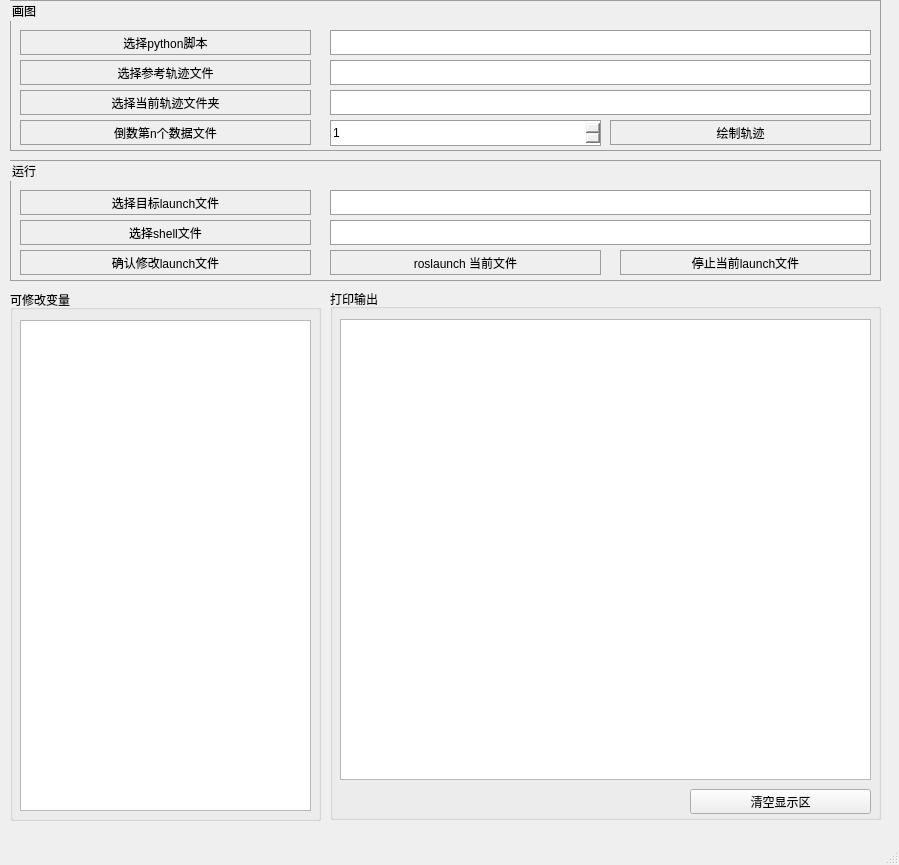
<?xml version="1.0" encoding="UTF-8"?>
<ui version="4.0">
 <class>MainWindow</class>
 <widget class="QMainWindow" name="MainWindow">
  <property name="geometry">
   <rect>
    <x>0</x>
    <y>0</y>
    <width>899</width>
    <height>865</height>
   </rect>
  </property>
  <property name="windowTitle">
   <string>JiLin University   CTIS   Tian's Group</string>
  </property>
  <widget class="QWidget" name="centralwidget">
   <property name="styleSheet">
    <string notr="true"/>
   </property>
   <widget class="QGroupBox" name="groupBox">
    <property name="geometry">
     <rect>
      <x>10</x>
      <y>0</y>
      <width>871</width>
      <height>151</height>
     </rect>
    </property>
    <property name="styleSheet">
     <string notr="true">border-color: rgb(156, 156, 156);
border-width:1px;
border-style: solid;
margin-top: 0.5ex;</string>
    </property>
    <property name="title">
     <string>画图</string>
    </property>
    <widget class="QPushButton" name="PythonFilePathBtn">
     <property name="geometry">
      <rect>
       <x>10</x>
       <y>30</y>
       <width>291</width>
       <height>25</height>
      </rect>
     </property>
     <property name="text">
      <string>选择python脚本</string>
     </property>
    </widget>
    <widget class="QLineEdit" name="PythonFilePathLine">
     <property name="geometry">
      <rect>
       <x>320</x>
       <y>30</y>
       <width>541</width>
       <height>25</height>
      </rect>
     </property>
     <property name="text">
      <string/>
     </property>
    </widget>
    <widget class="QPushButton" name="ReferencePathBtn">
     <property name="geometry">
      <rect>
       <x>10</x>
       <y>60</y>
       <width>291</width>
       <height>25</height>
      </rect>
     </property>
     <property name="text">
      <string>选择参考轨迹文件</string>
     </property>
    </widget>
    <widget class="QLineEdit" name="ReferencePathLine">
     <property name="geometry">
      <rect>
       <x>320</x>
       <y>60</y>
       <width>541</width>
       <height>25</height>
      </rect>
     </property>
     <property name="text">
      <string/>
     </property>
    </widget>
    <widget class="QPushButton" name="CurrentPahtDicBtn">
     <property name="geometry">
      <rect>
       <x>10</x>
       <y>90</y>
       <width>291</width>
       <height>25</height>
      </rect>
     </property>
     <property name="text">
      <string>选择当前轨迹文件夹</string>
     </property>
    </widget>
    <widget class="QLineEdit" name="CurrentPathDicLine">
     <property name="geometry">
      <rect>
       <x>320</x>
       <y>90</y>
       <width>541</width>
       <height>25</height>
      </rect>
     </property>
     <property name="text">
      <string/>
     </property>
    </widget>
    <widget class="QPushButton" name="SelectButton_4">
     <property name="geometry">
      <rect>
       <x>10</x>
       <y>120</y>
       <width>291</width>
       <height>25</height>
      </rect>
     </property>
     <property name="text">
      <string>倒数第n个数据文件</string>
     </property>
    </widget>
    <widget class="QPushButton" name="PlotPathBtn">
     <property name="geometry">
      <rect>
       <x>600</x>
       <y>120</y>
       <width>261</width>
       <height>25</height>
      </rect>
     </property>
     <property name="text">
      <string>绘制轨迹</string>
     </property>
    </widget>
    <widget class="QSpinBox" name="PathCountBox">
     <property name="geometry">
      <rect>
       <x>320</x>
       <y>120</y>
       <width>271</width>
       <height>26</height>
      </rect>
     </property>
     <property name="minimum">
      <number>1</number>
     </property>
     <property name="maximum">
      <number>1000</number>
     </property>
     <property name="value">
      <number>1</number>
     </property>
    </widget>
   </widget>
   <widget class="QGroupBox" name="groupBox_2">
    <property name="geometry">
     <rect>
      <x>10</x>
      <y>160</y>
      <width>871</width>
      <height>121</height>
     </rect>
    </property>
    <property name="styleSheet">
     <string notr="true">border-color: rgb(156, 156, 156);
border-width:1px;
border-style: solid;
margin-top: 0.5ex;</string>
    </property>
    <property name="title">
     <string>运行</string>
    </property>
    <widget class="QPushButton" name="LaunchSelectButton">
     <property name="geometry">
      <rect>
       <x>10</x>
       <y>30</y>
       <width>291</width>
       <height>25</height>
      </rect>
     </property>
     <property name="text">
      <string>选择目标launch文件</string>
     </property>
    </widget>
    <widget class="QLineEdit" name="LaunchPathLine">
     <property name="geometry">
      <rect>
       <x>320</x>
       <y>30</y>
       <width>541</width>
       <height>25</height>
      </rect>
     </property>
     <property name="text">
      <string/>
     </property>
    </widget>
    <widget class="QPushButton" name="SaveChangeBtn">
     <property name="geometry">
      <rect>
       <x>10</x>
       <y>90</y>
       <width>291</width>
       <height>25</height>
      </rect>
     </property>
     <property name="text">
      <string>确认修改launch文件</string>
     </property>
    </widget>
    <widget class="QPushButton" name="RoslaunchFileBtn">
     <property name="geometry">
      <rect>
       <x>320</x>
       <y>90</y>
       <width>271</width>
       <height>25</height>
      </rect>
     </property>
     <property name="text">
      <string>roslaunch 当前文件</string>
     </property>
    </widget>
    <widget class="QPushButton" name="RoslaunchStopBtn">
     <property name="geometry">
      <rect>
       <x>610</x>
       <y>90</y>
       <width>251</width>
       <height>25</height>
      </rect>
     </property>
     <property name="text">
      <string>停止当前launch文件</string>
     </property>
    </widget>
    <widget class="QLineEdit" name="ShellPathLine">
     <property name="geometry">
      <rect>
       <x>320</x>
       <y>60</y>
       <width>541</width>
       <height>25</height>
      </rect>
     </property>
     <property name="text">
      <string/>
     </property>
    </widget>
    <widget class="QPushButton" name="ShellSelectButton">
     <property name="geometry">
      <rect>
       <x>10</x>
       <y>60</y>
       <width>291</width>
       <height>25</height>
      </rect>
     </property>
     <property name="text">
      <string>选择shell文件</string>
     </property>
    </widget>
   </widget>
   <widget class="QGroupBox" name="groupBox_3">
    <property name="geometry">
     <rect>
      <x>10</x>
      <y>290</y>
      <width>311</width>
      <height>531</height>
     </rect>
    </property>
    <property name="title">
     <string>可修改变量</string>
    </property>
    <widget class="QListWidget" name="paramList">
     <property name="geometry">
      <rect>
       <x>10</x>
       <y>30</y>
       <width>291</width>
       <height>491</height>
      </rect>
     </property>
    </widget>
   </widget>
   <widget class="QGroupBox" name="groupBox_4">
    <property name="geometry">
     <rect>
      <x>330</x>
      <y>289</y>
      <width>551</width>
      <height>531</height>
     </rect>
    </property>
    <property name="title">
     <string>打印输出</string>
    </property>
    <widget class="QTextEdit" name="LogOutputText">
     <property name="geometry">
      <rect>
       <x>10</x>
       <y>30</y>
       <width>531</width>
       <height>461</height>
      </rect>
     </property>
    </widget>
    <widget class="QPushButton" name="ClearButton">
     <property name="geometry">
      <rect>
       <x>360</x>
       <y>500</y>
       <width>181</width>
       <height>25</height>
      </rect>
     </property>
     <property name="text">
      <string>清空显示区</string>
     </property>
    </widget>
   </widget>
  </widget>
  <widget class="QMenuBar" name="menubar">
   <property name="geometry">
    <rect>
     <x>0</x>
     <y>0</y>
     <width>899</width>
     <height>22</height>
    </rect>
   </property>
  </widget>
  <widget class="QStatusBar" name="statusbar"/>
 </widget>
 <resources/>
 <connections/>
</ui>
